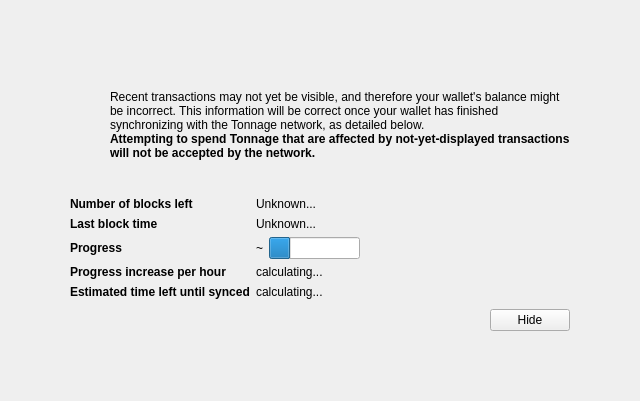
<?xml version="1.0" encoding="UTF-8"?>
<ui version="4.0">
 <class>ModalOverlay</class>
 <widget class="ModalOverlay" name="ModalOverlay">
  <property name="geometry">
   <rect>
    <x>0</x>
    <y>0</y>
    <width>640</width>
    <height>401</height>
   </rect>
  </property>
  <property name="windowTitle">
   <string>Form</string>
  </property>
  <layout class="QVBoxLayout" name="verticalLayout" stretch="0">
   <property name="sizeConstraint">
    <enum>QLayout::SetDefaultConstraint</enum>
   </property>
   <property name="leftMargin">
    <number>0</number>
   </property>
   <property name="topMargin">
    <number>0</number>
   </property>
   <property name="rightMargin">
    <number>0</number>
   </property>
   <property name="bottomMargin">
    <number>0</number>
   </property>
   <item>
    <widget class="QWidget" name="bgWidget" native="true">
     <property name="styleSheet">
      <string notr="true"/>
     </property>
     <layout class="QVBoxLayout" name="verticalLayoutMain" stretch="0">
      <property name="leftMargin">
       <number>60</number>
      </property>
      <property name="topMargin">
       <number>60</number>
      </property>
      <property name="rightMargin">
       <number>60</number>
      </property>
      <property name="bottomMargin">
       <number>60</number>
      </property>
      <item>
       <widget class="QWidget" name="contentWidget" native="true">
        <property name="styleSheet">
         <string notr="true"/>
        </property>
        <layout class="QVBoxLayout" name="verticalLayoutSub" stretch="1,0,0,0,0">
         <property name="spacing">
          <number>0</number>
         </property>
         <property name="leftMargin">
          <number>10</number>
         </property>
         <property name="topMargin">
          <number>10</number>
         </property>
         <property name="rightMargin">
          <number>10</number>
         </property>
         <property name="bottomMargin">
          <number>10</number>
         </property>
         <item>
          <layout class="QHBoxLayout" name="horizontalLayoutIconText" stretch="0,1">
           <property name="topMargin">
            <number>20</number>
           </property>
           <item>
            <layout class="QVBoxLayout" name="verticalLayoutIcon">
             <property name="leftMargin">
              <number>0</number>
             </property>
             <item>
              <widget class="QPushButton" name="warningIcon">
               <property name="enabled">
                <bool>false</bool>
               </property>
               <property name="text">
                <string/>
               </property>
               <property name="icon">
                <iconset>
                 <normaloff>:/icons/warning</normaloff>
                 <disabledoff>:/icons/warning</disabledoff>:/icons/warning</iconset>
               </property>
               <property name="iconSize">
                <size>
                 <width>48</width>
                 <height>48</height>
                </size>
               </property>
               <property name="flat">
                <bool>true</bool>
               </property>
              </widget>
             </item>
             <item>
              <spacer name="verticalSpacerWarningIcon">
               <property name="orientation">
                <enum>Qt::Vertical</enum>
               </property>
               <property name="sizeHint" stdset="0">
                <size>
                 <width>20</width>
                 <height>40</height>
                </size>
               </property>
              </spacer>
             </item>
            </layout>
           </item>
           <item>
            <layout class="QVBoxLayout" name="verticalLayoutInfoText">
             <property name="leftMargin">
              <number>0</number>
             </property>
             <property name="topMargin">
              <number>0</number>
             </property>
             <item>
              <widget class="QLabel" name="infoText">
               <property name="text">
                <string>Recent transactions may not yet be visible, and therefore your wallet's balance might be incorrect. This information will be correct once your wallet has finished synchronizing with the Tonnage network, as detailed below.</string>
               </property>
               <property name="textFormat">
                <enum>Qt::RichText</enum>
               </property>
               <property name="wordWrap">
                <bool>true</bool>
               </property>
              </widget>
             </item>
             <item>
              <widget class="QLabel" name="infoTextStrong">
               <property name="font">
                <font>
                 <weight>75</weight>
                 <bold>true</bold>
                </font>
               </property>
               <property name="text">
                <string>Attempting to spend Tonnage that are affected by not-yet-displayed transactions will not be accepted by the network.</string>
               </property>
               <property name="textFormat">
                <enum>Qt::RichText</enum>
               </property>
               <property name="wordWrap">
                <bool>true</bool>
               </property>
              </widget>
             </item>
             <item>
              <spacer name="verticalSpacerInTextSpace">
               <property name="orientation">
                <enum>Qt::Vertical</enum>
               </property>
               <property name="sizeHint" stdset="0">
                <size>
                 <width>20</width>
                 <height>40</height>
                </size>
               </property>
              </spacer>
             </item>
            </layout>
           </item>
          </layout>
         </item>
         <item>
          <spacer name="verticalSpacerAfterText">
           <property name="orientation">
            <enum>Qt::Vertical</enum>
           </property>
           <property name="sizeHint" stdset="0">
            <size>
             <width>20</width>
             <height>40</height>
            </size>
           </property>
          </spacer>
         </item>
         <item>
          <layout class="QFormLayout" name="formLayout">
           <property name="fieldGrowthPolicy">
            <enum>QFormLayout::FieldsStayAtSizeHint</enum>
           </property>
           <property name="horizontalSpacing">
            <number>6</number>
           </property>
           <property name="verticalSpacing">
            <number>6</number>
           </property>
           <property name="topMargin">
            <number>10</number>
           </property>
           <item row="0" column="0">
            <widget class="QLabel" name="labelNumberOfBlocksLeft">
             <property name="font">
              <font>
               <weight>75</weight>
               <bold>true</bold>
              </font>
             </property>
             <property name="text">
              <string>Number of blocks left</string>
             </property>
            </widget>
           </item>
           <item row="0" column="1">
            <widget class="QLabel" name="numberOfBlocksLeft">
             <property name="text">
              <string>Unknown...</string>
             </property>
            </widget>
           </item>
           <item row="1" column="0">
            <widget class="QLabel" name="labelLastBlockTime">
             <property name="font">
              <font>
               <weight>75</weight>
               <bold>true</bold>
              </font>
             </property>
             <property name="text">
              <string>Last block time</string>
             </property>
            </widget>
           </item>
           <item row="1" column="1">
            <widget class="QLabel" name="newestBlockDate">
             <property name="sizePolicy">
              <sizepolicy hsizetype="Maximum" vsizetype="Preferred">
               <horstretch>0</horstretch>
               <verstretch>0</verstretch>
              </sizepolicy>
             </property>
             <property name="text">
              <string>Unknown...</string>
             </property>
            </widget>
           </item>
           <item row="2" column="0">
            <widget class="QLabel" name="labelSyncDone">
             <property name="font">
              <font>
               <weight>75</weight>
               <bold>true</bold>
              </font>
             </property>
             <property name="text">
              <string>Progress</string>
             </property>
            </widget>
           </item>
           <item row="2" column="1">
            <layout class="QHBoxLayout" name="horizontalLayoutSync" stretch="0,1">
             <item>
              <widget class="QLabel" name="percentageProgress">
               <property name="text">
                <string>~</string>
               </property>
              </widget>
             </item>
             <item>
              <widget class="QProgressBar" name="progressBar">
               <property name="value">
                <number>24</number>
               </property>
               <property name="format">
                <string/>
               </property>
              </widget>
             </item>
            </layout>
           </item>
           <item row="4" column="0">
            <widget class="QLabel" name="labelProgressIncrease">
             <property name="font">
              <font>
               <weight>75</weight>
               <bold>true</bold>
              </font>
             </property>
             <property name="text">
              <string>Progress increase per hour</string>
             </property>
            </widget>
           </item>
           <item row="4" column="1">
            <widget class="QLabel" name="progressIncreasePerH">
             <property name="text">
              <string>calculating...</string>
             </property>
            </widget>
           </item>
           <item row="5" column="0">
            <widget class="QLabel" name="labelEstimatedTimeLeft">
             <property name="font">
              <font>
               <weight>75</weight>
               <bold>true</bold>
              </font>
             </property>
             <property name="text">
              <string>Estimated time left until synced</string>
             </property>
            </widget>
           </item>
           <item row="5" column="1">
            <widget class="QLabel" name="expectedTimeLeft">
             <property name="text">
              <string>calculating...</string>
             </property>
            </widget>
           </item>
          </layout>
         </item>
         <item>
          <layout class="QHBoxLayout" name="horizontalLayoutButtons">
           <property name="leftMargin">
            <number>10</number>
           </property>
           <property name="topMargin">
            <number>10</number>
           </property>
           <item>
            <spacer name="horizontalSpacer">
             <property name="orientation">
              <enum>Qt::Horizontal</enum>
             </property>
             <property name="sizeHint" stdset="0">
              <size>
               <width>40</width>
               <height>20</height>
              </size>
             </property>
            </spacer>
           </item>
           <item>
            <widget class="QPushButton" name="closeButton">
             <property name="text">
              <string>Hide</string>
             </property>
            </widget>
           </item>
          </layout>
         </item>
         <item>
          <layout class="QVBoxLayout" name="verticalLayout_2">
           <item>
            <spacer name="verticalSpacer">
             <property name="orientation">
              <enum>Qt::Vertical</enum>
             </property>
             <property name="sizeHint" stdset="0">
              <size>
               <width>20</width>
               <height>40</height>
              </size>
             </property>
            </spacer>
           </item>
          </layout>
         </item>
        </layout>
       </widget>
      </item>
     </layout>
    </widget>
   </item>
  </layout>
 </widget>
 <customwidgets>
  <customwidget>
   <class>ModalOverlay</class>
   <extends>QWidget</extends>
   <header>modaloverlay.h</header>
   <container>1</container>
  </customwidget>
 </customwidgets>
 <resources/>
 <connections/>
</ui>
